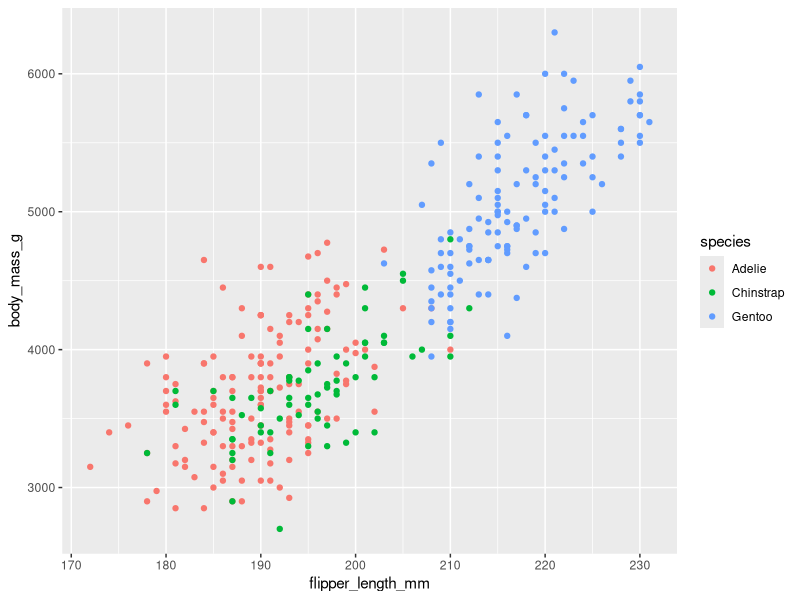
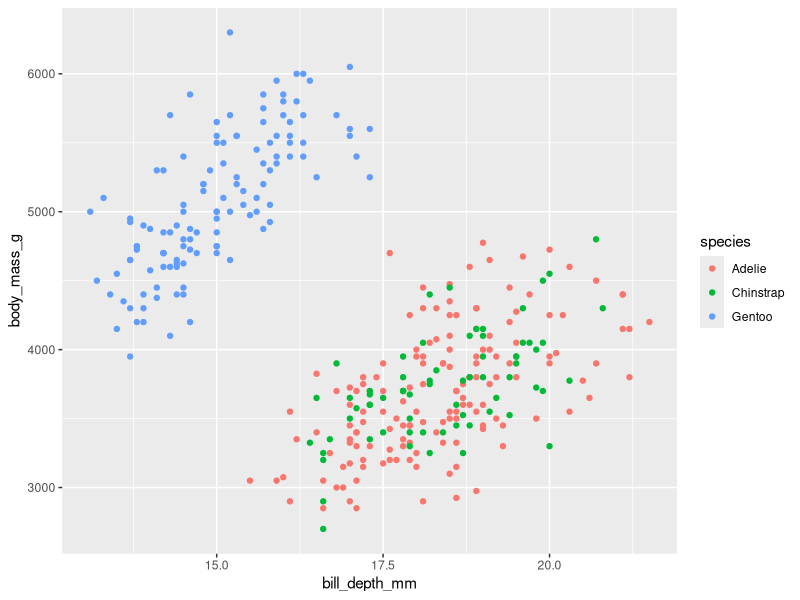
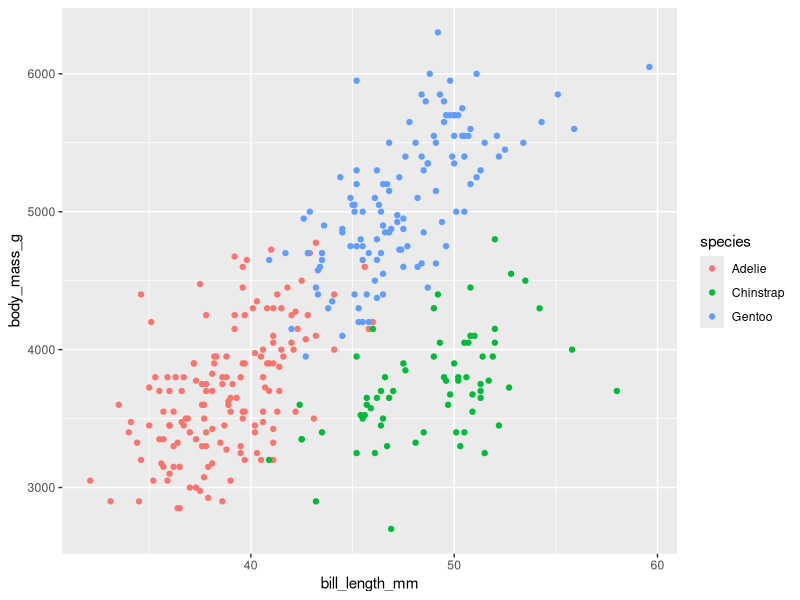
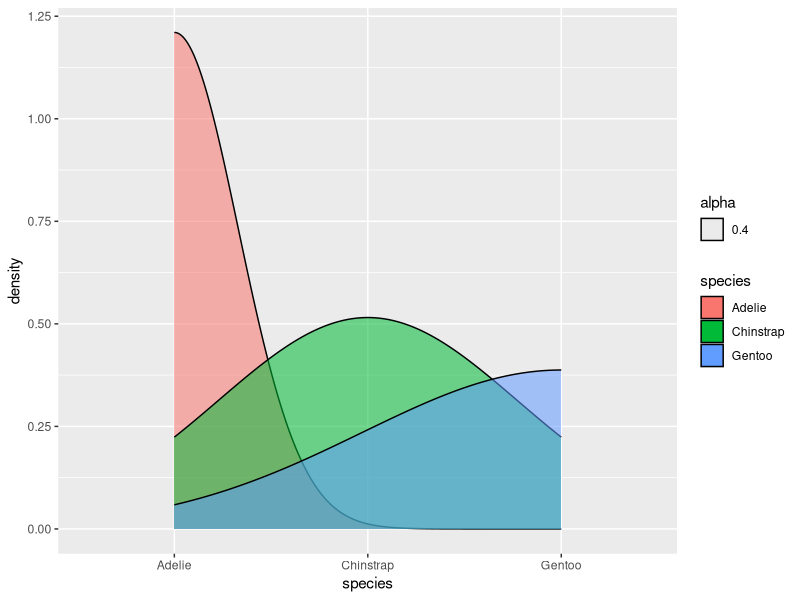
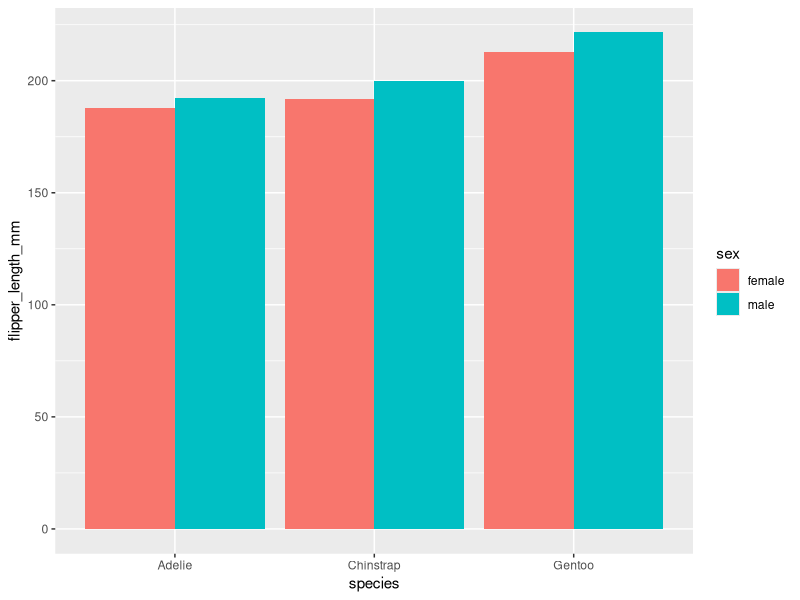
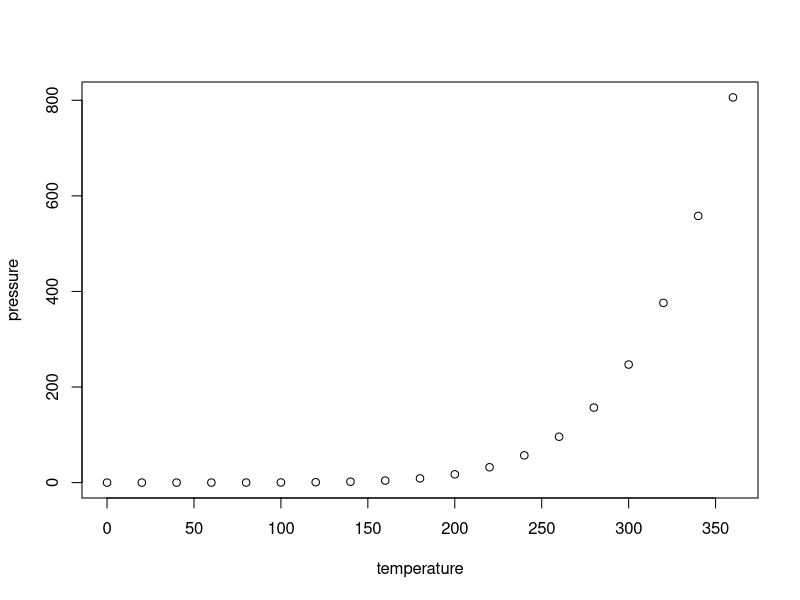

Reproduce these figures in R, in order.
## ---- chunk 1
knitr::opts_chunk$set(echo = TRUE)
## ---- chunk 2
library(ggplot2)
library(tidyverse)
library(dplyr)
library(palmerpenguins)
## ---- chunk 3
# Assessing the dataset
head(penguins)
## ---- chunk 4
#column names
colnames(penguins)
## ---- chunk 5
# let us asses the structure of the dataset
str(penguins)
## ---- chunk 6
#glimpse the dataset
glimpse(penguins)
## ---- chunk 7
#count the penguin's species in the dataset
penguins %>%
  count(species)
## ---- chunk 8
#summary of the dataset
summary(penguins)
## ---- chunk 9
#looking for duplicated rows
n_distinct(penguins)
## ---- chunk 10
# checking correlation between numeric variables
penguins %>% 
  drop_na() %>% 
  select_if(is.numeric) %>% 
  cor()
## ---- chunk 11
ggplot(penguins) +
  geom_point(aes(flipper_length_mm, body_mass_g, color = species))
## ---- chunk 12
ggplot(penguins) +
  geom_point(aes(bill_depth_mm, body_mass_g, color = species))
## ---- chunk 13
ggplot(penguins) +
  geom_point(aes(bill_length_mm, body_mass_g, color = species))
## ---- chunk 14
ggplot(penguins) +
  geom_density(aes(x = species, fill = species, alpha = 0.4))
## ---- chunk 15
penguins_by_sex <- penguins %>% 
  filter(!is.na(sex)) %>% 
  group_by(species, sex) %>% 
  summarise(bill_depth_mm = mean(bill_depth_mm),
            bill_length_mm = mean(bill_length_mm),
            flipper_length_mm = mean(flipper_length_mm),
            body_mass_g = mean(body_mass_g))
## ---- chunk 16
ggplot(penguins_by_sex, aes(x = species, y = flipper_length_mm, fill = sex)) +
  geom_col(position = position_dodge())
## ---- chunk 17
plot(pressure)
